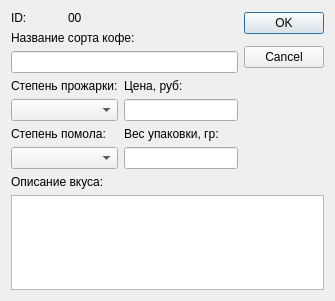
<?xml version="1.0" encoding="UTF-8"?>
<ui version="4.0">
 <class>add_edit_form</class>
 <widget class="QDialog" name="add_edit_form">
  <property name="geometry">
   <rect>
    <x>0</x>
    <y>0</y>
    <width>335</width>
    <height>301</height>
   </rect>
  </property>
  <property name="windowTitle">
   <string>Dialog</string>
  </property>
  <property name="modal">
   <bool>true</bool>
  </property>
  <layout class="QGridLayout" name="gridLayout">
   <item row="0" column="0">
    <widget class="QLabel" name="label_7">
     <property name="text">
      <string>ID: </string>
     </property>
     <property name="alignment">
      <set>Qt::AlignLeading|Qt::AlignLeft|Qt::AlignVCenter</set>
     </property>
    </widget>
   </item>
   <item row="0" column="1">
    <widget class="QLabel" name="label_id">
     <property name="text">
      <string>00</string>
     </property>
    </widget>
   </item>
   <item row="0" column="3" rowspan="2">
    <widget class="QPushButton" name="button_ok">
     <property name="text">
      <string>OK</string>
     </property>
    </widget>
   </item>
   <item row="1" column="0" rowspan="2" colspan="3">
    <widget class="QLabel" name="label_2">
     <property name="text">
      <string>Название сорта кофе:</string>
     </property>
    </widget>
   </item>
   <item row="2" column="3" rowspan="2">
    <widget class="QPushButton" name="button_cancel">
     <property name="text">
      <string>Cancel</string>
     </property>
    </widget>
   </item>
   <item row="3" column="0" colspan="3">
    <widget class="QLineEdit" name="sort"/>
   </item>
   <item row="4" column="0" colspan="2">
    <widget class="QLabel" name="label_3">
     <property name="text">
      <string>Степень прожарки:</string>
     </property>
    </widget>
   </item>
   <item row="4" column="2">
    <widget class="QLabel" name="label_5">
     <property name="text">
      <string>Цена, руб:</string>
     </property>
    </widget>
   </item>
   <item row="5" column="0" colspan="2">
    <widget class="QComboBox" name="comboBox_proj"/>
   </item>
   <item row="5" column="2">
    <widget class="QLineEdit" name="price"/>
   </item>
   <item row="6" column="0" colspan="2">
    <widget class="QLabel" name="label_4">
     <property name="text">
      <string>Степень помола:</string>
     </property>
    </widget>
   </item>
   <item row="6" column="2">
    <widget class="QLabel" name="label_6">
     <property name="text">
      <string>Вес упаковки, гр:</string>
     </property>
    </widget>
   </item>
   <item row="7" column="0" colspan="2">
    <widget class="QComboBox" name="comboBox_pomol"/>
   </item>
   <item row="7" column="2">
    <widget class="QLineEdit" name="vol"/>
   </item>
   <item row="8" column="0" colspan="2">
    <widget class="QLabel" name="label">
     <property name="text">
      <string>Описание вкуса:</string>
     </property>
    </widget>
   </item>
   <item row="9" column="0" colspan="4">
    <widget class="QTextEdit" name="vkus"/>
   </item>
  </layout>
 </widget>
 <resources/>
 <connections/>
</ui>
